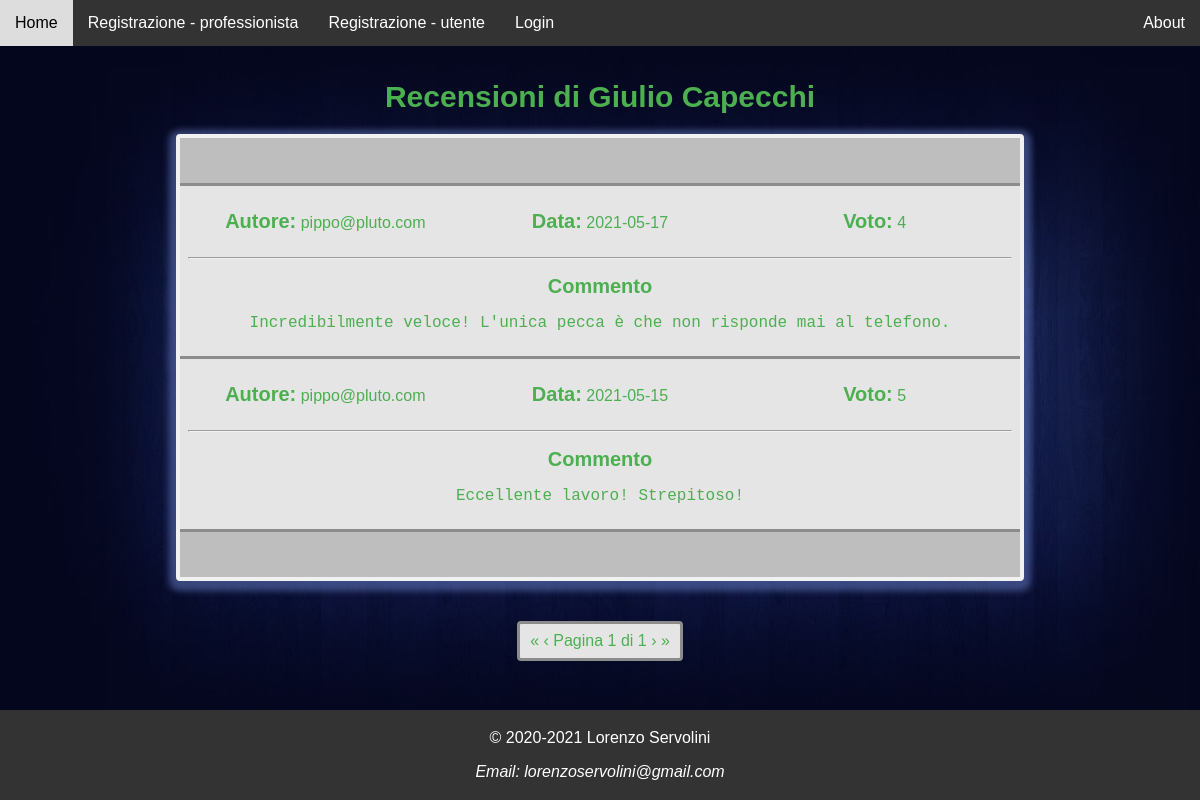
The app's page /php/lista-recensioni.php?email=giulio@capecchi.it with its own data.
### tables this page shows
CREATE TABLE IF NOT EXISTS `professionista` (
  `Email` varchar(50) NOT NULL,
  `Password` char(60) NOT NULL,
  `Genere` char(1) NOT NULL,
  `Nome` varchar(20) NOT NULL,
  `Cognome` varchar(15) NOT NULL,
  `Professione` varchar(20) NOT NULL,
  `Prezzi` varchar(130) DEFAULT NULL,
  `Copertura` varchar(1000) NOT NULL,
  `Descrizione` varchar(200) DEFAULT NULL,
  `Contatti` varchar(100) DEFAULT NULL,
  `Orari` varchar(300) DEFAULT NULL,
  `CondivisioneStorico` tinyint(1) NOT NULL COMMENT 'True (=1) se il professionista ha accettato di condividere lo storico degli interventi con tutti gli altri professionisti'
);

CREATE TABLE IF NOT EXISTS `recensione` (
`Id` int(10) unsigned NOT NULL,
  `EmailUtente` varchar(50) DEFAULT NULL COMMENT 'Email dell''utente che ha scritto la recensione',
  `EmailProfessionista` varchar(50) DEFAULT NULL COMMENT 'Email del professionista che ha scritto la recensione',
  `Target` varchar(50) NOT NULL COMMENT 'Email del professionista che è stato recensito',
  `Stelle` tinyint(3) unsigned NOT NULL,
  `Commento` varchar(300) NOT NULL,
  `Data` date NOT NULL COMMENT 'Data di inserimento della recensione'
);

### php/assets/sessione-manager.php (called while the page is built, shortened)
<?php
function isLogged() {
    return isset($_SESSION['SB-logged']);
}

### php/assets/database-manager.php (called while the page is built, shortened)
<?php
class DatabaseManager {
    private $host = "127.0.0.1";
    private $user = "root";
    private $password = "";
    private $database = "subitoprofessionista";
    private $connection = null;
    public function isOpened(){
        return ($this->connection !== NULL);
    }
    private function openConnection(){
        if(!$this->isOpened()){
            $this->connection = mysqli_connect($this->host, $this->user, $this->password, $this->database)
            or die ("Connessione al database fallita: (" .  mysqli_connect_errno() . ") " . mysqli_connect_error());
        }
    }
    public function closeConnection(){
        if($this->isOpened()){
            $this->connection = null;
        }
    }
    public function prepared_query($query, $params) {
        $stmt = $this->connection->prepare($query);
        $values = array();
        $types = '';
        foreach($params as $type => &$value) {
            if(is_array($value)) {
                foreach($value as &$param) {
                    $values[] = &$param;
                    $types .= $type;
                }
            } else {
                $values[] = &$value;
                $types .= $type;
            }
        }
        if (call_user_func_array(array($stmt, 'bind_param'), array_merge(array($types), $values)) === FALSE)
            die("bind_param() fallita: (" . $stmt->errno . ") " . $stmt->error);
        if (!$stmt->execute())
            die("execute() fallita: (" . $stmt->errno . ") " . $stmt->error);
        return $stmt;
    }
    public function getResult($stmt) {
        $result = $stmt->get_result() or die("get_result() fallita: (" . $stmt->errno . ") " . $stmt->error);
        return $result;
    }
    public function fetch($result, $column = '', $type = '') {
        if($column !== '') {
            switch($type) {
                default:
                    $out_value = $result->fetch_assoc()[$column];
                    break;
            }
        }
        else {
            switch($type) {
                default:
                    $out_value = $result->fetch_assoc();
                    break;
            }
        }
        return $out_value;
    }
    public function getProfessionalInfo($email, $info) {
        $sql = "SELECT {$info} FROM professionista WHERE Email = ?";
        $stmt = $this->prepared_query($sql, array('s' => $email));
        $result = $this->getResult($stmt);
        $row = $this->fetch($result);
        if($row === null)
            return null;
        else {
            return $row;
        }
    }
}
$database = new DatabaseManager();

### php/lista-recensioni.php (the view, shortened to what this page needs)
<?php
    require_once __DIR__ . "/assets/sessione-manager.php";
    require_once __DIR__ . "/assets/database-manager.php";
    require_once __DIR__ . "/assets/paginator.php";
    global $database;
    $email = $_GET['email'];
    $row = $database->getProfessionalInfo($email, 'Nome, Cognome');
?>
<!DOCTYPE html>
<html lang="it">
<head>
    <link rel="stylesheet" type="text/css" href="../css/layout.css">
</head>
<body>
<nav>
    <ul>
        <li><a href="../index.php">Home</a></li>
        <?php
            if(isLogged()) {
                echo '<li><a href="scheda-personale.php?email=' . getLoginEmail() . '">Scheda personale</a></li>';
                echo '<li class="right"><a href="logout.php">Logout</a></li>';
            }
            else {
                echo '<li><a href="registra-professionista/registrazione.php">Registrazione - professionista</a></li>';
                echo '<li><a href="registra-utente/registrazione.php">Registrazione - utente</a></li>';
                echo '<li><a href="login/login.php">Login</a></li>';
            }
        ?>
        <li class="right"><a href="manuale.php">About</a></li>
    </ul>
</nav>
<div class="page-container">
    <?php
        $select = "r.EmailUtente, r.EmailProfessionista, r.Target, r.Stelle, r.Commento, r.Data, p.Nome, p.Cognome";
        $from = "recensione r INNER JOIN professionista p ON p.Email = r.Target";
        $where = "r.Target = ?";
        $order = "r.Data DESC, r.Stelle DESC";
        $param = array($email);
        $paging = new MultiPage($select, $from, $where, null, $order, $param, 8);
        echo "<h1>Recensioni di {$row['Nome']} {$row['Cognome']}</h1>";
        echo '<div id="elenco-recensioni" class="pannello">';
        $result = $paging->getCurrentPageItems();
        while ($row = $database->fetch($result)) {
            echo '<div class="recensione">';
            echo '<div class="sommario">';
            echo "<p><b>Autore:</b> " . ($row['EmailUtente'] !== NULL ? $row['EmailUtente'] : $row['EmailProfessionista']) . "</p>";
            echo "<p><b>Data:</b> {$row['Data']}</p>";
            echo "<p><b>Voto:</b> {$row['Stelle']}</p>";
            echo '</div>';
            echo '<hr>';
            echo '<p><b>Commento</b></p>';
            echo '<pre>' . $row['Commento'] . '</pre>';
            echo '</div>';
        }
        echo '</div>';
        echo ($paging->toHtml("lista-recensioni.php?email={$email}"));
    ?>
</div>
</body>
</html>

### css/layout.css (style rules this page uses)
body { display: flex; flex-direction: column; word-wrap: break-word; margin: 0; background-color: lightskyblue; background-image: url('../img/background.jpg'); background-repeat: repeat-y; background-size: cover; font-family: Verdana, Helvetica, sans-serif; font-size: 16px; height: 100vh; }
.page-container { margin-top: 60px; color: #4caf50; }
h1 { text-align: center; font-size: 30px; }
hr { border: 1px inset #f1f1f1; }
a { text-decoration: none; outline: none; color: inherit; }
footer { color: white; background-color: #333333; margin: auto 0 0 0; padding: 3px; font-size: inherit; font-family: inherit; text-align: center; }
.pannello { border: 4px solid #f1f1f1; width: 70%; margin: 0 auto 40px auto; background-color: #bebebe; border-radius: 4px; box-shadow: 0 3px 6px 7px rgba(106, 127, 200, 0.5); }
nav ul { background-color: #333333; list-style-type: none; margin: 0; padding: 0; overflow: hidden; position: fixed; top: 0; width: 100%; }
nav ul li { float: left; }
nav ul li.right { float: right; }
nav ul li a { display: block; color: white; text-align: center; padding: 14px 15px; font-size: inherit; font-family: inherit; transition: color 0.7s, background-color 0.7s; }
#elenco-recensioni > .recensione { padding: 8px 8px; border-top: 3px solid #8c8c8c; margin: 0; background-color: #e5e5e5; font-family: inherit; font-size: inherit; }
#elenco-recensioni > .recensione:first-child { margin-top: 45px; }
#elenco-recensioni > .recensione:last-child { margin-bottom: 45px; border-bottom: 3px solid #8c8c8c; }
#elenco-recensioni > .recensione > p { text-align: center; }
#elenco-recensioni > .recensione p > b { font-size: 20px; }
#elenco-recensioni > .recensione pre { text-align: center; margin-top: 5px; white-space: pre-wrap; }
#elenco-recensioni .sommario { display: flex; flex-direction: row; flex-wrap: wrap; justify-content: space-around; align-items: center; margin: 0 auto; }
#elenco-recensioni .sommario > p { width: 33%; text-align: center; }

### records on screen
professionista: Nome "Giulio", Cognome "Capecchi"
recensione: EmailUtente "pippo@pluto.com", Data "2021-05-17", Stelle "4", Commento "Incredibilmente veloce! L'unica pecca è che non risponde mai al telefono."
recensione: EmailUtente "pippo@pluto.com", Data "2021-05-15", Stelle "5", Commento "Eccellente lavoro! Strepitoso!"

### other values on screen
$this->page "1"
$this->pages "1"
